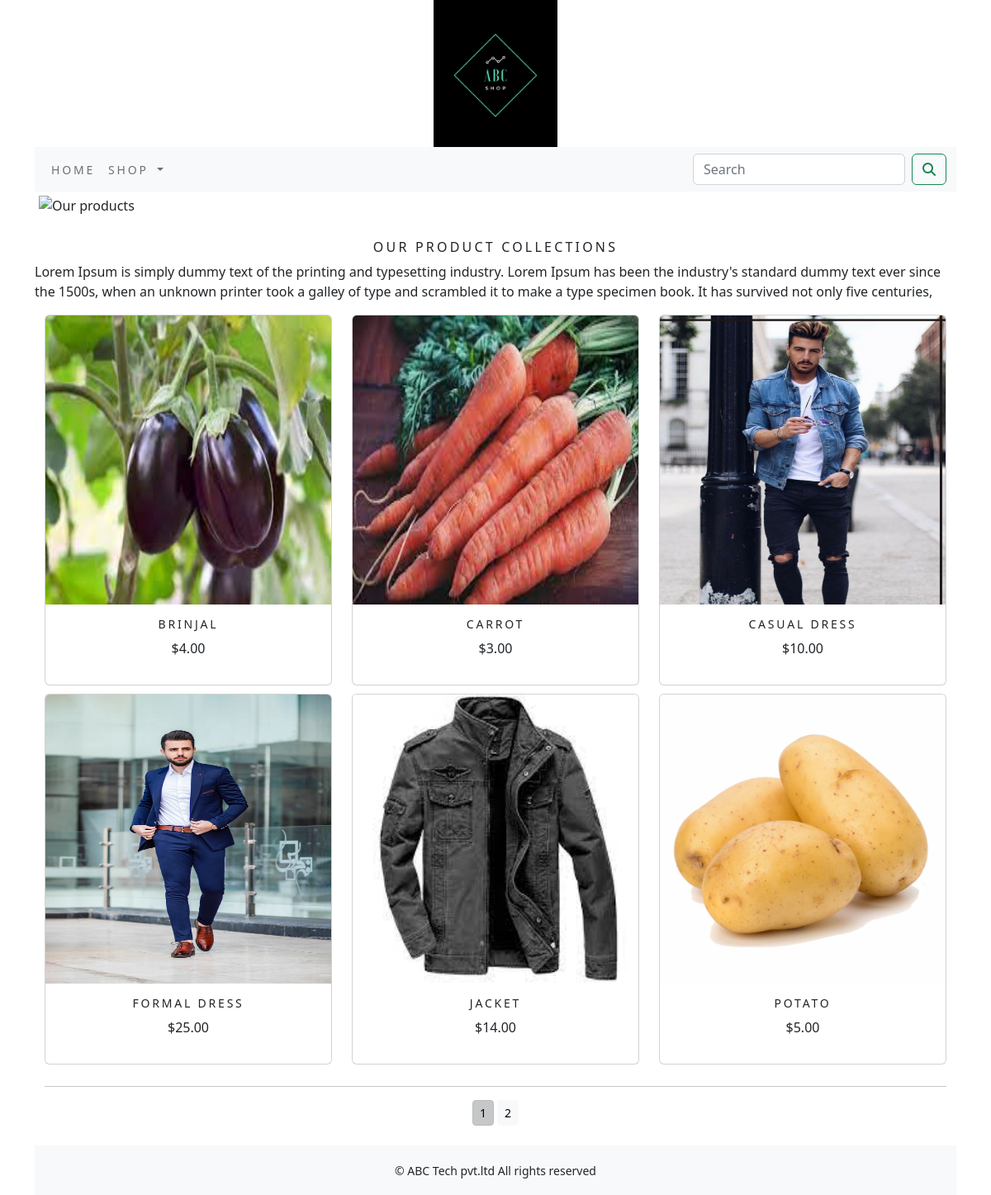
The app's page /shop/ with its own data.
### shop/models.py (models this page shows, shortened)
class Product(models.Model):
    name=models.CharField(max_length=250,unique=True)
    slug=models.SlugField(max_length=250,unique=True)
    description=models.TextField(blank=True)
    price=models.DecimalField(max_digits=10,decimal_places=2)
    category=models.ForeignKey(Category,on_delete=models.CASCADE)
    image=models.ImageField(upload_to='product',blank=True)
    stock=models.IntegerField()
    available=models.BooleanField(default=True)
    created=models.DateTimeField(auto_now_add=True)
    updated=models.DateTimeField(auto_now=True)
    class Meta:
        ordering = ('name',)
        verbose_name = 'product'
        verbose_name_plural = 'products'
    def get_url(self):
        return reverse('shop:ProCatDetail',args=[self.category.slug,self.slug])

### shop/views.py (the view)
# urls.py: path('',views.allProdCat,name='allProdCat'),
def allProdCat(request,c_slug=None):
    c_page=None
    products_list=None
    if c_slug != None:
        c_page= get_object_or_404(Category,slug=c_slug)
        products_list=Product.objects.all().filter(category=c_page,available=True)
    else:
        products_list=Product.objects.all().filter(available=True)
    paginator=Paginator(products_list,6)
    try:
        page=int(request.GET.get('page','1'))
    except:
        page=1
    try:
        products=paginator.page(page)
    except(EmptyPage,InvalidPage):
        products=paginator.page(paginator.num_pages)
    return render(request,"category.html",{'category': c_page,'products':products})

### cart/context_processors.py (called while the page is built)
def counter(request):
    item_count=0
    if 'admin' in request.path:
        return {}
    else:
        try:
            cart=Cart.objects.filter(cart_id=_cart_id(request))
            cart_items=CartItem.objects.all().filter(cart=cart[:1])
            for cart_item in cart_items:
                item_count += cart_item.quantity
        except Cart.DoesNotexist:
            item_count=0
    return dict(item_count=item_count)

### cart/views.py (called while the page is built)
def _cart_id(request):
    cart=request.session.session_key
    if not cart:
        cart=request.session.create()
    return cart

### shop/context_processors.py (called while the page is built)
def menu_links(request):
    links=Category.objects.all()
    return dict(links=links)

### shop/models.py (called while the page is built)
    def get_url(self):
        return  reverse('shop:products_by_category',args=[self.slug])

### templates/category.html (shortened to what this page needs)
{% extends 'base.html'%}
{% load static %}
{% block content %}
<div class="mx_auto">
    {% if category %}
        <img class="my_image" src="{{category.image.url}}" width="250px;" alt="{{category.name}}">
</div>
<br>
<div>
    <h1 class="text-center my_title">{{category.name}}</h1>
    <p class="text-justify">{{category.description}}</p>
</div>
    {% else %}
<div>
<img class="my_image my_image_padding" src="{% static 'img/banner.png' %}" alt="Our products" width="1200px;">
</div>
<br>
<div>
    <h1 class="text-center  my_title"> Our product collections </h1>
    <p class="text-justify">Lorem Ipsum is simply dummy text of the printing and typesetting industry. Lorem Ipsum has been the industry's standard dummy text ever since the 1500s, when an unknown printer took a galley of type and scrambled it to make a type specimen book. It has survived not only five centuries,</p>
</div>
    {% endif %}
<div class="container">
    <div class="row mx_auto">
        {% for product in products.object_list %}
        <div class="my_bottom_margin col-9 col-sm-12 col-md-4 xol-lg-4">
            <div class="card text-center" style="min-width:18rem;width:100%;height:100%;">
                <a href="{{product.get_url}}"><img  class="card-img-top" style="width:100%;height:350px;" src="{{product.image.url}}" alt="{{product.image}}"></a>
                    <div class="card-body">
                         <h4>{{product.name}}</h4>
                        <p>${{product.price}}</p>
                    </div>
            </div>
        </div>
         {% endfor %}
    </div>
    <div class="mx-auto">
        {% if products.paginator.num_pages > 1 %}
        <hr>
        <div class="text-center">
            {% for pg in products.paginator.page_range %}
            <a href="?page={{pg}}" class="btn btn-light btn-sm {% if products.number == pg %} active {% endif %}">{{pg}}</a>
            {% endfor %}
        </div>
        {% endif %}
</div>
    <br>
</div>
{% endblock %}

### templates/base.html (shortened to what this page needs)
{% load static %}
<!DOCTYPE html>
<html lang="en">
<head>
    <link rel="stylesheet" href="{% static 'css/custom.css' %}">
    <link href="{% static 'css/bootstrap.min.css' %}" rel="stylesheet">
</head>
<body>
<div class="container">
{% include 'header.html' %}
{% include 'navbar.html' %}
{% block content %}
{% endblock %}
</div>
{% include 'footer.html' %}
</body>
</html>

### templates/header.html
{% load static %}
<header>
    <center>
        <a href="{% url 'shop:allProdCat' %}"> <img src="{% static 'img/logo.png' %}" alt="logoimage" width="150px;">
    </center>
</header>

### templates/navbar.html (shortened to what this page needs)
<nav class="navbar navbar-expand-lg bg-light">
  <div class="container-fluid">
    <div class="collapse navbar-collapse" id="navbarSupportedContent">
      <ul class="navbar-nav me-auto mb-2 mb-lg-0">
        <li class="nav-item">
          <a class="nav-link" href="#">Home</a>
        </li>
        <li class="nav-item dropdown {% if 'shop' in request.path %} active {% endif %}">
          <a class="nav-link dropdown-toggle" href="#" role="button" data-bs-toggle="dropdown" aria-expanded="false">
            Shop
          </a>
        </li>
      </ul>
      <form class="d-flex" action="{% url 'search_app:SearchResult' %}" method="get">
        <input class="form-control me-2" type="search" placeholder="Search" name="q" aria-label="Search">
        <button class="btn btn-outline-success" type="submit"><i class="fa fa-search"></i></button>
      </form>
    </div>
  </div>
</nav>

### templates/footer.html
<div class="footer-navbar-fixed-bottom my_footer">
    <p class="text-center"> &copy; ABC Tech pvt.ltd All rights reserved</p>
</div>

### static/css/custom.css (style rules this page uses)
.nav-item { letter-spacing: .2em; font-size:14px; text-transform:uppercase; }
.my_footer p { padding-top:20px; font-size: 14px; }
.my_footer { background-color:#f8f9fa; height: 60px; }
.my_image { width:100%; height:50%; }
.my_title { font-size:16px; text-transform: uppercase; letter-spacing: .2em; }
.my_image_padding { padding:5px; }
.my_bottom_margin { margin-bottom:10px; }
.card-body h4 { font-size: 14px; text-transform:uppercase; letter-spacing: .2em; }

### records on screen
Product: image (picture), name "BRINJAL", price "4.00"
Product: image (picture), name "CARROT", price "3.00"
Product: image (picture), name "CASUAL DRESS", price "10.00"
Product: image (picture), name "FORMAL DRESS", price "25.00"
Product: image (picture), name "JACKET", price "14.00"
Product: image (picture), name "POTATO", price "5.00"

### other values on screen
{{ pg }} "1" "2"
